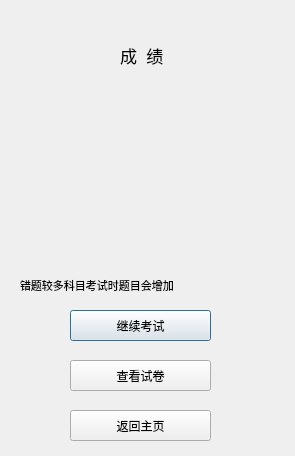
<?xml version="1.0" encoding="UTF-8"?>
<ui version="4.0">
 <class>ExamOverDialog</class>
 <widget class="QDialog" name="ExamOverDialog">
  <property name="geometry">
   <rect>
    <x>0</x>
    <y>0</y>
    <width>295</width>
    <height>456</height>
   </rect>
  </property>
  <property name="windowTitle">
   <string>Dialog</string>
  </property>
  <widget class="QLabel" name="label">
   <property name="geometry">
    <rect>
     <x>120</x>
     <y>40</y>
     <width>81</width>
     <height>31</height>
    </rect>
   </property>
   <property name="font">
    <font>
     <pointsize>13</pointsize>
    </font>
   </property>
   <property name="text">
    <string>成  绩</string>
   </property>
  </widget>
  <widget class="QLabel" name="LabelResult">
   <property name="geometry">
    <rect>
     <x>70</x>
     <y>100</y>
     <width>171</width>
     <height>111</height>
    </rect>
   </property>
   <property name="font">
    <font>
     <pointsize>50</pointsize>
     <weight>75</weight>
     <italic>false</italic>
     <bold>true</bold>
    </font>
   </property>
   <property name="text">
    <string/>
   </property>
   <property name="alignment">
    <set>Qt::AlignCenter</set>
   </property>
  </widget>
  <widget class="QLabel" name="labelSubject">
   <property name="geometry">
    <rect>
     <x>20</x>
     <y>240</y>
     <width>271</width>
     <height>31</height>
    </rect>
   </property>
   <property name="font">
    <font>
     <pointsize>9</pointsize>
     <weight>75</weight>
     <bold>true</bold>
    </font>
   </property>
   <property name="text">
    <string/>
   </property>
  </widget>
  <widget class="QLabel" name="label_2">
   <property name="geometry">
    <rect>
     <x>20</x>
     <y>270</y>
     <width>271</width>
     <height>31</height>
    </rect>
   </property>
   <property name="font">
    <font>
     <pointsize>8</pointsize>
    </font>
   </property>
   <property name="text">
    <string>错题较多科目考试时题目会增加</string>
   </property>
  </widget>
  <widget class="QPushButton" name="btnExamGo">
   <property name="geometry">
    <rect>
     <x>70</x>
     <y>310</y>
     <width>141</width>
     <height>31</height>
    </rect>
   </property>
   <property name="text">
    <string>继续考试</string>
   </property>
  </widget>
  <widget class="QPushButton" name="btnBackExam">
   <property name="geometry">
    <rect>
     <x>70</x>
     <y>360</y>
     <width>141</width>
     <height>31</height>
    </rect>
   </property>
   <property name="text">
    <string>查看试卷</string>
   </property>
  </widget>
  <widget class="QPushButton" name="btnBack">
   <property name="geometry">
    <rect>
     <x>70</x>
     <y>410</y>
     <width>141</width>
     <height>31</height>
    </rect>
   </property>
   <property name="text">
    <string>返回主页</string>
   </property>
  </widget>
 </widget>
 <resources/>
 <connections/>
</ui>
